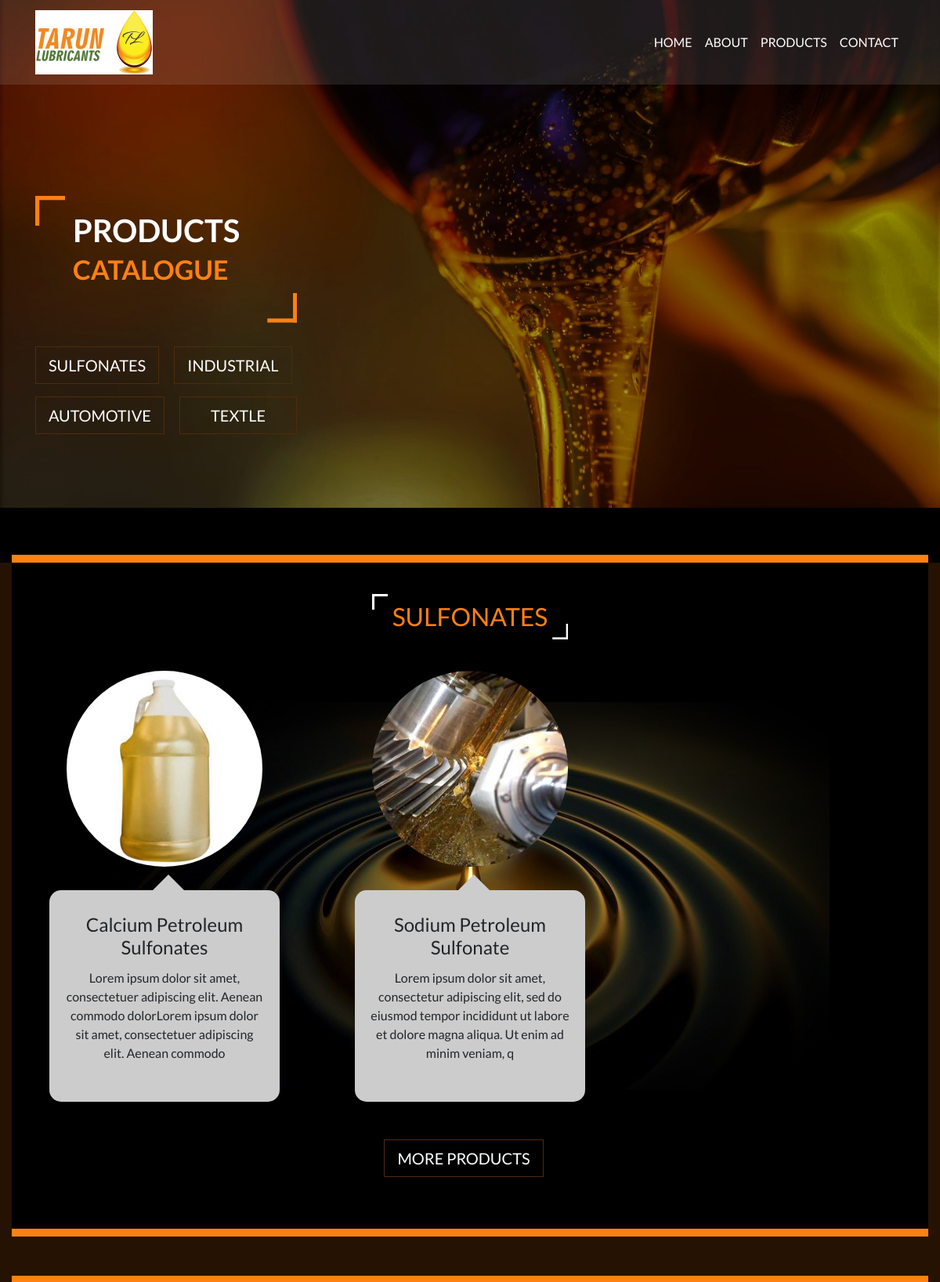
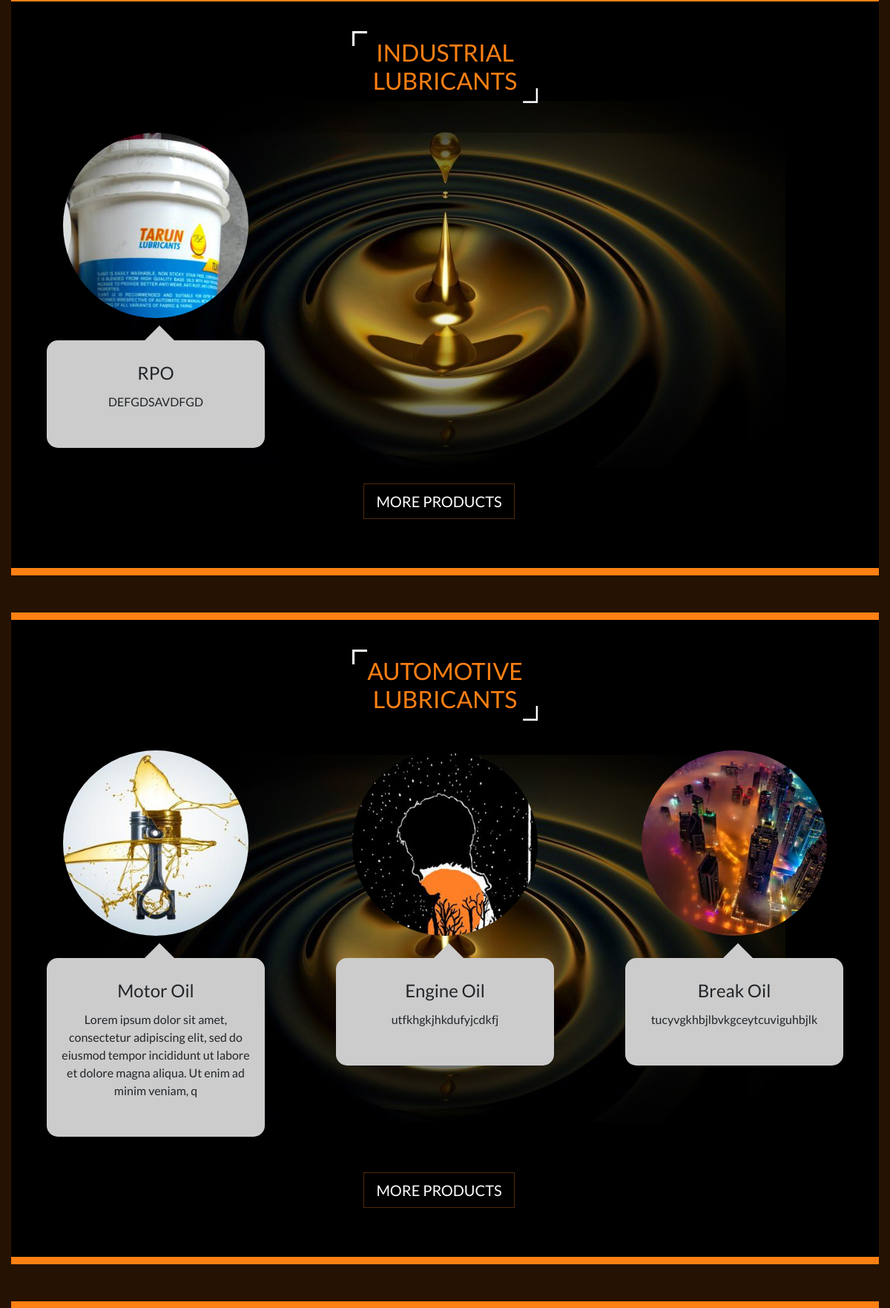
Screenshot of /products/ (upper part) with the database file from the repository (2 pictures, top to bottom).
### products/models.py (models this page shows, shortened)
class Sulfonate(models.Model):
    CATEGORY = (
        ('Sodium Petroleum Sulfonate', 'Sodium Petroleum Sulfonate'),
        ('Calcium Petroleum Sulfonate', 'Calcium Petroleum Sulfonate'),
        ('Barium Petroleum Sulfonate', 'Barium Petroleum Sulfonate'),
    )
    title = models.CharField(max_length=500, null=True)
    description_long = models.TextField(max_length=600, null=True)
    description_short = models.TextField(max_length=150, null=True)
    category = models.CharField(max_length=200, null=True, choices=CATEGORY)
    image_1 = models.ImageField(upload_to="product_image/", blank=True)
    image_2 = models.ImageField(upload_to="product_image/", blank=True)
    image_3 = models.ImageField(upload_to="product_image/", blank=True)

class IndustrialLubricant(models.Model):
    CATEGORY = (
        ('Metal Working Fluids', 'Metal Working Fluids'),
        ('Compressor Oil', 'Compressor Oil'),
        ('Rust Preventive Oil', 'Rust Preventive Oil'),
        ('Aluminium Wire Drawing Oil', 'Aluminium Wire Drawing Oil'),
        ('Hydraulic Oil', 'Hydraulic Oil'),
    )
    title = models.CharField(max_length=500, null=True)
    description_long = models.TextField(max_length=600, null=True)
    description_short = models.TextField(max_length=150, null=True)
    category = models.CharField(max_length=200, null=True, choices=CATEGORY)
    image_1 = models.ImageField(upload_to="product_image/", blank=True)
    image_2 = models.ImageField(upload_to="product_image/", blank=True)
    image_3 = models.ImageField(upload_to="product_image/", blank=True)

class AutomotiveLubricant(models.Model):
    CATEGORY = (
        ('Engine Oil', 'Engine Oil'),
        ('Gear Oil', 'Gear Oil'),
    )
    title = models.CharField(max_length=500, null=True)
    description_long = models.TextField(max_length=600, null=True)
    description_short = models.TextField(max_length=150, null=True)
    category = models.CharField(max_length=200, null=True, choices=CATEGORY)
    image_1 = models.ImageField(upload_to="product_image/", blank=True)
    image_2 = models.ImageField(upload_to="product_image/", blank=True)
    image_3 = models.ImageField(upload_to="product_image/", blank=True)

### products/views.py (the view)
# urls.py: path('', views.product_catalogue, name='catalogue'),
def product_catalogue(request):
    sulfonates = Sulfonate.objects.all()
    indlubs = IndustrialLubricant.objects.all()
    texlubs = Textile.objects.all()
    autolubs = AutomotiveLubricant.objects.all()
    context = {
        'sulfonates': sulfonates,
        'indlubs': indlubs,
        'texlubs': texlubs,
        'autolubs': autolubs,
    }
    return render(request, 'products_catalogue.html', context)

### templates/products_catalogue.html (shortened to what this page needs)
<!doctype html>
<html lang="en">
{% load static %}
<head>
    <link href="{% static 'css/animate.css' %}" rel="stylesheet">
    <link rel="stylesheet" href="{% static 'css/bootstrap.min.css' %}" type="text/css">
    <link rel="stylesheet" href="{% static 'css/style.css' %}">
</head>
<body>
<div class="container-fluid pl-0 pr-0 bg-img clearfix parallax-window2" data-parallax="scroll"
     data-image-src="{% static 'images/banner2.jpg' %}">
    {% include "navbar.html" %}
    <div class="container">
        <div class="dv36-banner-text-box">
            <div class="quote-box pl-5 pr-5 wow bounceInRight">
                <h2> PRODUCTS <br><span>CATALOGUE</span></h2>
            </div>
            <br>
            <br>
            <a href="#supfo-cat" class="btn text-uppercase btn-outline-danger btn-lg mr-3 mb-3 wow bounceInUp">
                SULFONATES </a>
            <a href="#indus-cat" class="btn text-uppercase btn-outline-danger btn-lg mb-3 wow bounceInDown">
                INDUSTRIAL </a>
            <br>
            <a href="#auto-cat" class="btn text-uppercase btn-outline-danger btn-lg mr-3 mb-3 wow bounceInUp">
                AUTOMOTIVE </a>
            <a href="#tex-cat" class="btn text-uppercase btn-outline-danger btn-lg mb-3 wow bounceInDown"> TEXTLE </a>
        </div>
    </div>
</div>
<div class="container-fluid dv36-content-box">
    <div id="sulfo-cat" class="row trainers pl-0 pr-0">
        <div class="col-12 bg-50">
            <div class="quote-box2 wow bounceInDown" data-wow-delay=".10s">
                <h2 class="theme-text"> SULFONATES </h2>
            </div>
        </div>
        {% for sulfonate in sulfonates|slice:":3" %}
        <div class="col-md-4 pr-5 pl-5">
            <div class="card text-center wow bounceInLeft" data-wow-delay=".10s"><img
                    class="card-img-top rounded-circle img-fluid" src="{{sulfonate.image_1.url}}"
                    alt="Card image">
                <div class="card-body mb-5">
                    <h4 class="card-title">{{sulfonate.title}}</h4>
                    <p class="card-text">{{sulfonate.description_short}}</p>
                </div>
            </div>
        </div>
        {% endfor %}
        <div class="text-center col-12 bg-50">
            <div class="dv36-banner-text-box-new-button">
                <a href="{% url 'products:sulfo_view' %}" class="btn text-uppercase btn-outline-danger btn-lg mr-3 mb-3 wow bounceInUp">More
                    Products</a>
            </div>
        </div>
    </div>
    <div id="indus-cat" class="row trainers pl-0 pr-0">
        <div class="col-12 bg-50">
            <div class="quote-box2 wow bounceInDown" data-wow-delay=".10s">
                <h2 class="theme-text"> INDUSTRIAL LUBRICANTS </h2>
            </div>
        </div>
        {% for indlub in indlubs|slice:":3" %}
        <div class="col-md-4 pr-5 pl-5">
            <div class="card text-center wow bounceInLeft" data-wow-delay=".10s"><img
                    class="card-img-top rounded-circle img-fluid" src="{{ indlub.image_1.url }}"
                    alt="Card image">
                <div class="card-body mb-5">
                    <h4 class="card-title">{{ indlub.title }}</h4>
                    <p class="card-text">{{ indlub.description_short }}</p>
                </div>
            </div>
        </div>
        {% endfor %}
        <div class="text-center col-12 bg-50">
            <div class="dv36-banner-text-box-new-button">
                <a href="{% url 'products:indus_view' %}" class="btn text-uppercase btn-outline-danger btn-lg mr-3 mb-3 wow bounceInUp">More
                    Products</a>
            </div>
        </div>
    </div>
    <div id="auto-cat" class="row trainers pl-0 pr-0">
        <div class="col-12 bg-50">
            <div class="quote-box2 wow bounceInDown" data-wow-delay=".10s">
                <h2 class="theme-text"> AUTOMOTIVE LUBRICANTS </h2>
            </div>
        </div>
        {% for autolub in autolubs|slice:":3" %}
        <div class="col-md-4 pr-5 pl-5">
            <div class="card text-center wow bounceInLeft" data-wow-delay=".10s"><img
                    class="card-img-top rounded-circle img-fluid" src="{{ autolub.image_1.url }}"
                    alt="Card image">
                <div class="card-body mb-5">
                    <h4 class="card-title">{{ autolub.title }}</h4>
                    <p class="card-text">{{ autolub.description_short }}</p>
                </div>
            </div>
        </div>
        {% endfor %}
        <div class="text-center col-12 bg-50">
            <div class="dv36-banner-text-box-new-button">
                <a href="{% url 'products:auto_view' %}" class="btn text-uppercase btn-outline-danger btn-lg mr-3 mb-3 wow bounceInUp">More
                    Products</a>
            </div>
        </div>
    </div>
</div>
</body>
</html>

### static/css/style.css (style rules this page uses)
body { font-family: 'Lato', sans-serif; overflow: hidden; overflow-y: scroll; background-color: #000; }
body .bg-img { background-repeat: no-repeat; background-position: center; padding-bottom: 100px; }
.theme-text { color: #ff8013; }
a, a:hover { color: #ff8013; }
.dv36-banner-text-box-new-button { position: relative; max-height: 120px; display: inline-block; }
.dv36-banner-text-box-new-button a { color: #fff; border-color: #4e2b0d; border-radius: 0; min-width: 150px; }
.dv36-banner-text-box { position: relative; max-height: 120px; display: inline-block; margin-top: 250px; }
.dv36-banner-text-box .quote-box { max-width: 455px; padding: 20px 0; }
.dv36-banner-text-box .quote-box h2 { font-family: 'Lato', sans-serif; font-weight: 700; color: #fff; font-size: 40px; }
.dv36-banner-text-box .quote-box h2 span { color: #ff8013; font-size: 34px; }
.dv36-banner-text-box .quote-box::before { content: ""; position: absolute; height: 38px; width: 38px; left: 0; top: 0; background: url("../images/right-quote.png"); background-repeat: no-repeat; }
.dv36-banner-text-box .quote-box::after { content: ""; position: absolute; height: 38px; width: 38px; background: url("../images/left-quote.png"); background-repeat: no-repeat; right: 0; bottom: auto; }
.dv36-banner-text-box a { color: #fff; border-color: #4e2b0d; border-radius: 0; min-width: 150px; }
.dv36-content-box { background: #251202; padding-bottom: 100px; }
.dv36-content-box .pr-0 img { margin-top: -128px; }
.dv36-content-box img { width: 100%; }
.dv36-content-box .trainers { position: relative; padding: 50px 0; margin: 70px 0; background: url("../images/gym2.jpg"); background-repeat: no-repeat; background-position: center; background-color: #000; }
.dv36-content-box .trainers .bg-50 { background: rgba(0, 0, 0, 0.3); }
.dv36-content-box .trainers .card { border: none; background: transparent; }
.dv36-content-box .trainers .card img { max-width: 250px; margin: 0 auto; max-height: 250px; }
.dv36-content-box .trainers .card .card-body { background: #ccc; border-radius: 15px; padding: 30px 20px; margin-top: 30px; padding-bottom: 50px; }
.dv36-content-box .trainers .card .card-body::before { content: ""; position: absolute; border: 20px solid #ccc; border-color: transparent transparent #ccc transparent; margin-top: -70px; text-align: center; margin-left: -15px; }
.dv36-content-box .trainers .quote-box2 { color: #fff; max-width: 250px; position: relative; text-align: center; margin: auto; margin-bottom: 50px; }
.dv36-content-box .trainers .quote-box2::before { content: ""; position: absolute; height: 20px; width: 20px; left: 0; top: -10px; background: url("../images/right-quote-white.png"); background-repeat: no-repeat; background-size: 100% 100%; }
.dv36-content-box .trainers .quote-box2::after { content: ""; position: absolute; height: 20px; width: 20px; background: url("../images/left-quote-white.png"); background-repeat: no-repeat; right: 0; bottom: -10px; background-size: 100% 100%; }
.dv36-content-box .trainers::before, .dv36-content-box .trainers::after { content: ""; position: absolute; border: 5px solid #ff8013; width: 100%; top: -10px; }
.dv36-content-box .trainers::before { bottom: -10px; top: auto; }

### rows the page displays
Sulfonate: image_1 (picture), title "Calcium Petroleum Sulfonates", description_short "Lorem ipsum dolor sit amet, consectetuer adipiscing elit. Aenean commodo dolorLorem ipsum dolor sit amet, consectetuer adipiscing elit. Aenean commodo"
Sulfonate: image_1 (picture), title "Sodium Petroleum Sulfonate", description_short "Lorem ipsum dolor sit amet, consectetur adipiscing elit, sed do eiusmod tempor incididunt ut labore et dolore magna aliqua. Ut enim ad minim veniam, q"
IndustrialLubricant: image_1 (picture), title "RPO", description_short "DEFGDSAVDFGD"
AutomotiveLubricant: image_1 (picture), title "Motor Oil", description_short "Lorem ipsum dolor sit amet, consectetur adipiscing elit, sed do eiusmod tempor incididunt ut labore et dolore magna aliqua. Ut enim ad minim veniam, q"
AutomotiveLubricant: image_1 (picture), title "Engine Oil", description_short "utfkhgkjhkdufyjcdkfj"
AutomotiveLubricant: image_1 (picture), title "Break Oil", description_short "tucyvgkhbjlbvkgceytcuviguhbjlk"
